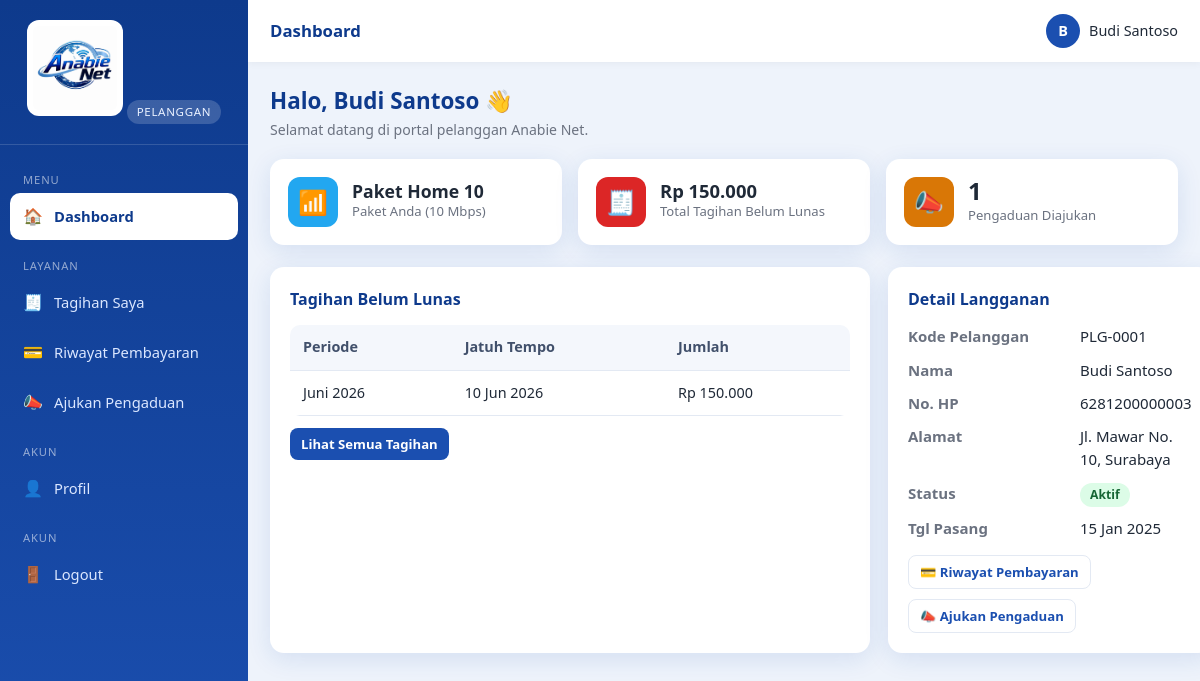
The app's page /index.php?r=pelanggan.dashboard (signed in) with its own data.
### tables this page shows
CREATE TABLE `pelanggan` (
  `id`          INT AUTO_INCREMENT PRIMARY KEY,
  `user_id`     INT DEFAULT NULL,
  `kode`        VARCHAR(30) NOT NULL UNIQUE,
  `nama`        VARCHAR(120) NOT NULL,
  `no_hp`       VARCHAR(25) NOT NULL,
  `email`       VARCHAR(120) DEFAULT NULL,
  `alamat`      TEXT NOT NULL,
  `paket_id`    INT DEFAULT NULL,
  `status`      ENUM('aktif','isolir','nonaktif') NOT NULL DEFAULT 'aktif',
  `tgl_pasang`  DATE DEFAULT NULL,
  `created_at`  TIMESTAMP DEFAULT CURRENT_TIMESTAMP,
  CONSTRAINT `fk_pelanggan_user`  FOREIGN KEY (`user_id`)  REFERENCES `users`(`id`) ON DELETE SET NULL,
  CONSTRAINT `fk_pelanggan_paket` FOREIGN KEY (`paket_id`) REFERENCES `paket`(`id`) ON DELETE SET NULL
);

CREATE TABLE `paket` (
  `id`         INT AUTO_INCREMENT PRIMARY KEY,
  `nama`       VARCHAR(120) NOT NULL,
  `kecepatan`  VARCHAR(60) NOT NULL,
  `harga`      DECIMAL(12,2) NOT NULL DEFAULT 0,
  `deskripsi`  TEXT DEFAULT NULL,
  `status`     ENUM('aktif','nonaktif') NOT NULL DEFAULT 'aktif',
  `created_at` TIMESTAMP DEFAULT CURRENT_TIMESTAMP
);

CREATE TABLE `tagihan` (
  `id`           INT AUTO_INCREMENT PRIMARY KEY,
  `pelanggan_id` INT NOT NULL,
  `periode`      VARCHAR(7) NOT NULL,             
  `jumlah`       DECIMAL(12,2) NOT NULL DEFAULT 0,
  `jatuh_tempo`  DATE DEFAULT NULL,
  `status`       ENUM('belum_lunas','lunas') NOT NULL DEFAULT 'belum_lunas',
  `keterangan`   VARCHAR(255) DEFAULT NULL,
  `created_at`   TIMESTAMP DEFAULT CURRENT_TIMESTAMP,
  CONSTRAINT `fk_tagihan_pelanggan` FOREIGN KEY (`pelanggan_id`) REFERENCES `pelanggan`(`id`) ON DELETE CASCADE
);

### app/lib/view.php (called while the page is built, shortened)
<?php
function render(string $view, array $data = [], array $opts = []): void
{
    extract($data, EXTR_SKIP);
    $title  = $opts['title']  ?? APP_NAME;
    $active = $opts['active'] ?? '';
    $u    = current_user();
    include VIEW_PATH . '/' . $view . '.php';
    $content = ob_get_clean();
    include VIEW_PATH . '/partials/layout.php';
}

### app/controllers/dashboard.php (called while the page is built, shortened)
<?php
function ctl_pelanggan_dashboard(): void
{
    $pelanggan = current_pelanggan();
    if (!$pelanggan) {
        set_flash('error', 'Akun pelanggan Anda belum terhubung ke data langganan. Hubungi admin.');
        $tagihan_belum = []; $paket = null; $total_tunggakan = 0; $jml_pengaduan = 0;
    } else {
        $tagihan_belum = query_all(
            "SELECT * FROM tagihan WHERE pelanggan_id=? AND status='belum_lunas' ORDER BY periode",
            [$pelanggan['id']]
        );
        $paket = $pelanggan['paket_id']
            ? query_one("SELECT * FROM paket WHERE id=?", [$pelanggan['paket_id']]) : null;
        $total_tunggakan = array_sum(array_column($tagihan_belum, 'jumlah'));
        $jml_pengaduan = (int) query_one(
            "SELECT COUNT(*) c FROM pengaduan WHERE pelanggan_id=?", [$pelanggan['id']]
        )['c'];
    }
    render('pelanggan/dashboard',
        compact('pelanggan', 'tagihan_belum', 'paket', 'total_tunggakan', 'jml_pengaduan'),
        ['title' => 'Dashboard', 'active' => 'pelanggan.dashboard']);
}

### public/index.php (called while the page is built, shortened)
<?php
require __DIR__ . '/../app/lib/db.php';
require __DIR__ . '/../app/lib/helpers.php';
require __DIR__ . '/../app/lib/auth.php';
require __DIR__ . '/../app/lib/nav.php';
require __DIR__ . '/../app/lib/view.php';
$r = $_GET['r'] ?? '';
[$handler, $roles] = $routes[$r];
call_user_func($handler);

### app/lib/auth.php (called while the page is built, shortened)
<?php
function current_user(): ?array
{
    return $_SESSION['user'] ?? null;
}
function current_pelanggan(): ?array
{
    $u = current_user();
    return query_one('SELECT * FROM pelanggan WHERE user_id = ?', [$u['id']]);
}

### app/lib/db.php (called while the page is built, shortened)
<?php
function db(): PDO
{
    static $pdo = null;
    if ($pdo === null) {
        $dsn = sprintf('mysql:host=%s;port=%s;dbname=%s;charset=utf8mb4', DB_HOST, DB_PORT, DB_NAME);
        try {
            $pdo = new PDO($dsn, DB_USER, DB_PASS, [
                PDO::ATTR_ERRMODE            => PDO::ERRMODE_EXCEPTION,
                PDO::ATTR_DEFAULT_FETCH_MODE => PDO::FETCH_ASSOC,
                PDO::ATTR_EMULATE_PREPARES   => false,
            ]);
        } catch (PDOException $e) {
            http_response_code(500);
            die('Koneksi database gagal: ' . htmlspecialchars($e->getMessage()));
        }
    }
    return $pdo;
}
function query_one(string $sql, array $params = []): ?array
{
    $st = db()->prepare($sql);
    $st->execute($params);
    $row = $st->fetch();
    return $row === false ? null : $row;
}
function query_all(string $sql, array $params = []): array
{
    $st = db()->prepare($sql);
    $st->execute($params);
    return $st->fetchAll();
}

### app/lib/helpers.php (called while the page is built, shortened)
<?php
function e($v): string
{
    return htmlspecialchars((string) ($v ?? ''), ENT_QUOTES, 'UTF-8');
}
function url(string $path = ''): string
{
    return BASE_URL . '/' . ltrim($path, '/');
}
function route(string $r, array $params = []): string
{
    $qs = array_merge(['r' => $r], $params);
    return url('index.php') . '?' . http_build_query($qs);
}
function rupiah($n): string
{
    return 'Rp ' . number_format((float) $n, 0, ',', '.');
}
function tgl_id($d): string
{
    $ts = strtotime($d);
    $bulan = [1=>'Jan','Feb','Mar','Apr','Mei','Jun','Jul','Agu','Sep','Okt','Nov','Des'];
    return date('d', $ts) . ' ' . $bulan[(int) date('n', $ts)] . ' ' . date('Y', $ts);
}
function periode_id(string $p): string
{
    $bulan = [1=>'Januari','Februari','Maret','April','Mei','Juni','Juli','Agustus','September','Oktober','November','Desember'];
    [$y, $m] = array_pad(explode('-', $p), 2, '1');
    return ($bulan[(int) $m] ?? $m) . ' ' . $y;
}
function status_badge(string $status): string
{
    $map = [
        'lunas' => 'badge-success', 'belum_lunas' => 'badge-danger',
        'aktif' => 'badge-success', 'isolir' => 'badge-warning', 'nonaktif' => 'badge-muted',
        'baru' => 'badge-info', 'diproses' => 'badge-warning', 'selesai' => 'badge-success',
    ];
    return $map[$status] ?? 'badge-muted';
}
function status_label(string $status): string
{
    $map = [
        'belum_lunas' => 'Belum Lunas', 'lunas' => 'Lunas',
        'aktif' => 'Aktif', 'isolir' => 'Isolir', 'nonaktif' => 'Nonaktif',
        'baru' => 'Baru', 'diproses' => 'Diproses', 'selesai' => 'Selesai',
    ];
    return $map[$status] ?? ucfirst(str_replace('_', ' ', $status));
}

### app/lib/nav.php (called while the page is built, shortened)
<?php
function role_label(string $role): string
{
    return match ($role) {
        'owner' => 'Owner', 'admin' => 'Admin', 'pelanggan' => 'Pelanggan', default => $role,
    };
}

### app/views/pelanggan/dashboard.php (the view)
<div class="page-head">
  <div>
    <h1>Halo, <?= e($u['nama']) ?> 👋</h1>
    <p class="sub">Selamat datang di portal pelanggan <?= APP_NAME ?>.</p>
  </div>
</div>
<?php if ($pelanggan): ?>
<div class="stats">
  <div class="stat"><div class="si blue">📶</div><div><div class="sv" style="font-size:1.1rem"><?= e($paket['nama'] ?? '-') ?></div><div class="sl">Paket Anda <?= $paket ? '('.e($paket['kecepatan']).')' : '' ?></div></div></div>
  <div class="stat"><div class="si <?= $total_tunggakan > 0 ? 'red' : 'green' ?>">🧾</div><div><div class="sv" style="font-size:1.15rem"><?= rupiah($total_tunggakan) ?></div><div class="sl">Total Tagihan Belum Lunas</div></div></div>
  <div class="stat"><div class="si orange">📣</div><div><div class="sv"><?= $jml_pengaduan ?></div><div class="sl">Pengaduan Diajukan</div></div></div>
</div>
<div class="grid-2">
  <div class="card">
    <div class="card-title">Tagihan Belum Lunas</div>
    <?php if (!$tagihan_belum): ?>
      <div class="empty">Tidak ada tagihan tertunggak. Terima kasih! 🎉</div>
    <?php else: ?>
      <div class="table-wrap"><table class="tbl">
        <thead><tr><th>Periode</th><th>Jatuh Tempo</th><th class="text-right">Jumlah</th></tr></thead>
        <tbody>
        <?php foreach ($tagihan_belum as $t): ?>
          <tr>
            <td><?= e(periode_id($t['periode'])) ?></td>
            <td><?= tgl_id($t['jatuh_tempo']) ?></td>
            <td class="text-right"><?= rupiah($t['jumlah']) ?></td>
          </tr>
        <?php endforeach; ?>
        </tbody>
      </table></div>
      <div style="margin-top:12px"><a class="btn btn-primary btn-sm" href="<?= route('my.tagihan') ?>">Lihat Semua Tagihan</a></div>
    <?php endif; ?>
  </div>
  <div class="card">
    <div class="card-title">Detail Langganan</div>
    <dl class="detail">
      <dt>Kode Pelanggan</dt><dd><?= e($pelanggan['kode']) ?></dd>
      <dt>Nama</dt><dd><?= e($pelanggan['nama']) ?></dd>
      <dt>No. HP</dt><dd><?= e($pelanggan['no_hp']) ?></dd>
      <dt>Alamat</dt><dd><?= e($pelanggan['alamat']) ?></dd>
      <dt>Status</dt><dd><span class="badge <?= status_badge($pelanggan['status']) ?>"><?= status_label($pelanggan['status']) ?></span></dd>
      <dt>Tgl Pasang</dt><dd><?= tgl_id($pelanggan['tgl_pasang']) ?></dd>
    </dl>
    <div style="margin-top:14px" class="flex gap wrap">
      <a class="btn btn-outline btn-sm" href="<?= route('my.pembayaran') ?>">💳 Riwayat Pembayaran</a>
      <a class="btn btn-outline btn-sm" href="<?= route('my.pengaduan') ?>">📣 Ajukan Pengaduan</a>
    </div>
  </div>
</div>
<?php else: ?>
  <div class="card"><div class="empty">Akun Anda belum terhubung ke data langganan. Silakan hubungi admin <?= APP_NAME ?>.</div></div>
<?php endif; ?>

### app/views/partials/layout.php (shortened to what this page needs)
<?php
$u = current_user();
$role = current_role();
$items = nav_items($role);
?>
<!DOCTYPE html>
<html lang="id">
<head>
  <link rel="stylesheet" href="<?= url('assets/css/style.css') ?>">
</head>
<body>
<div class="layout">
  <aside class="sidebar">
    <div class="sidebar-head">
      <img src="<?= url('assets/img/logo.png') ?>" alt="<?= APP_NAME ?>">
      <div class="role-tag"><?= e(role_label($role)) ?></div>
    </div>
    <nav class="nav">
      <?php
      $lastGroup = null;
      foreach ($items as [$r, $label, $ico, $group]):
          if ($group !== $lastGroup): $lastGroup = $group; ?>
            <div class="nav-sep"><?= e($group) ?></div>
      <?php endif; ?>
        <a href="<?= route($r) ?>" class="<?= $active === $r ? 'active' : '' ?>">
          <span class="ico"><?= $ico ?></span><span><?= e($label) ?></span>
        </a>
      <?php endforeach; ?>
      <div class="nav-sep">Akun</div>
      <a href="<?= route('logout') ?>"><span class="ico">🚪</span><span>Logout</span></a>
    </nav>
  </aside>
  <div class="main">
    <header class="topbar">
      <h2><?= e($title) ?></h2>
      <div class="user-chip">
        <span class="avatar"><?= e(strtoupper(substr($u['nama'], 0, 1))) ?></span>
        <span class="no-print"><?= e($u['nama']) ?></span>
      </div>
    </header>
    <main class="content">
      <?= $content ?>
    </main>
  </div>
</div>
</body>
</html>

### records on screen
pelanggan: nama "B", nama "Budi Santoso", kode "PLG-0001", no_hp "6281200000003", alamat "Jl. Mawar No. 10, Surabaya", status "Aktif", tgl_pasang "15 Jan 2025"
paket: nama "Paket Home 10", kecepatan "10 Mbps"
tagihan: periode "Juni 2026", jatuh_tempo "10 Jun 2026", jumlah "Rp 150.000"

### other values on screen
role_label($role) "PELANGGAN"
$group "MENU"
$ico "🏠"
$label "Dashboard"
$group "LAYANAN"
$ico "🧾"
$label "Tagihan Saya"
$ico "💳"
$label "Riwayat Pembayaran"
$ico "📣"
$label "Ajukan Pengaduan"
$group "AKUN"
$ico "👤"
$label "Profil"
$title "Dashboard"
